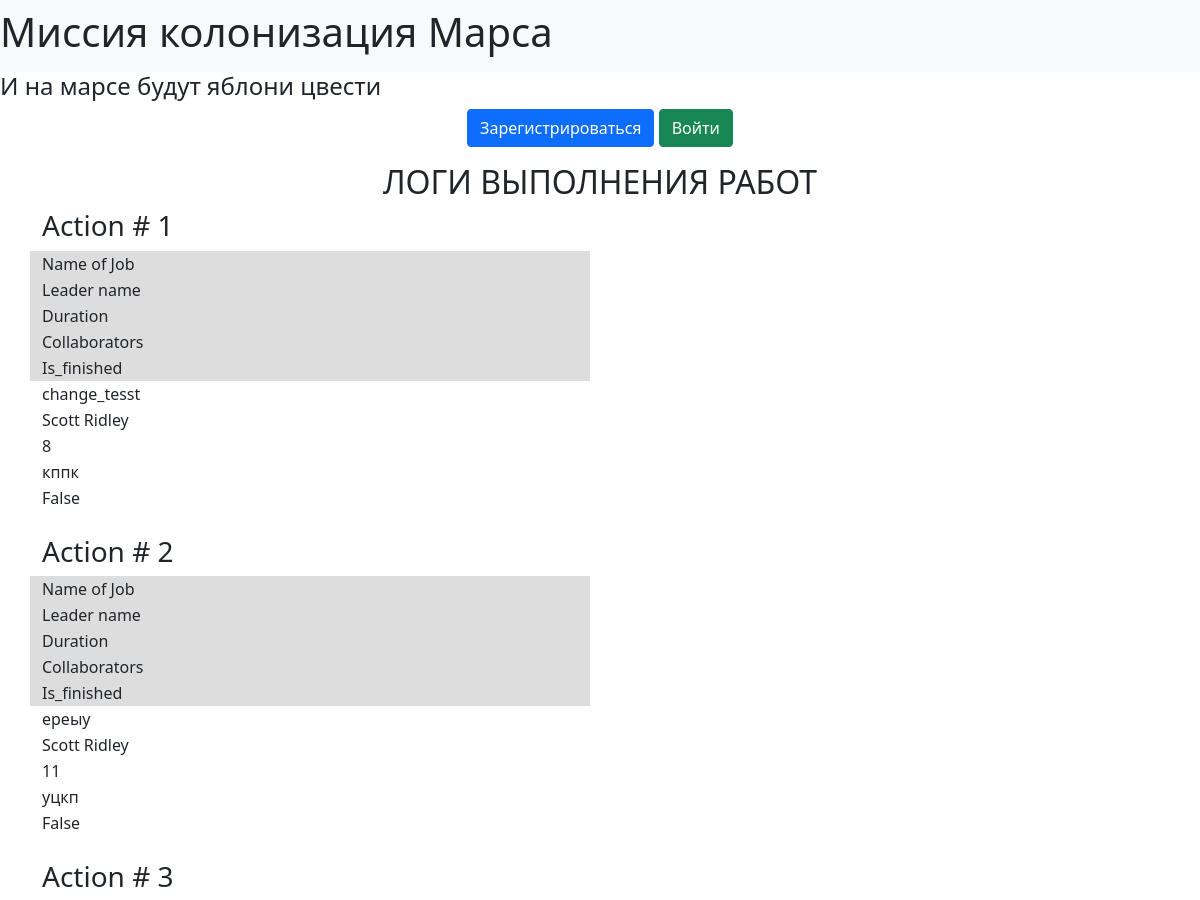
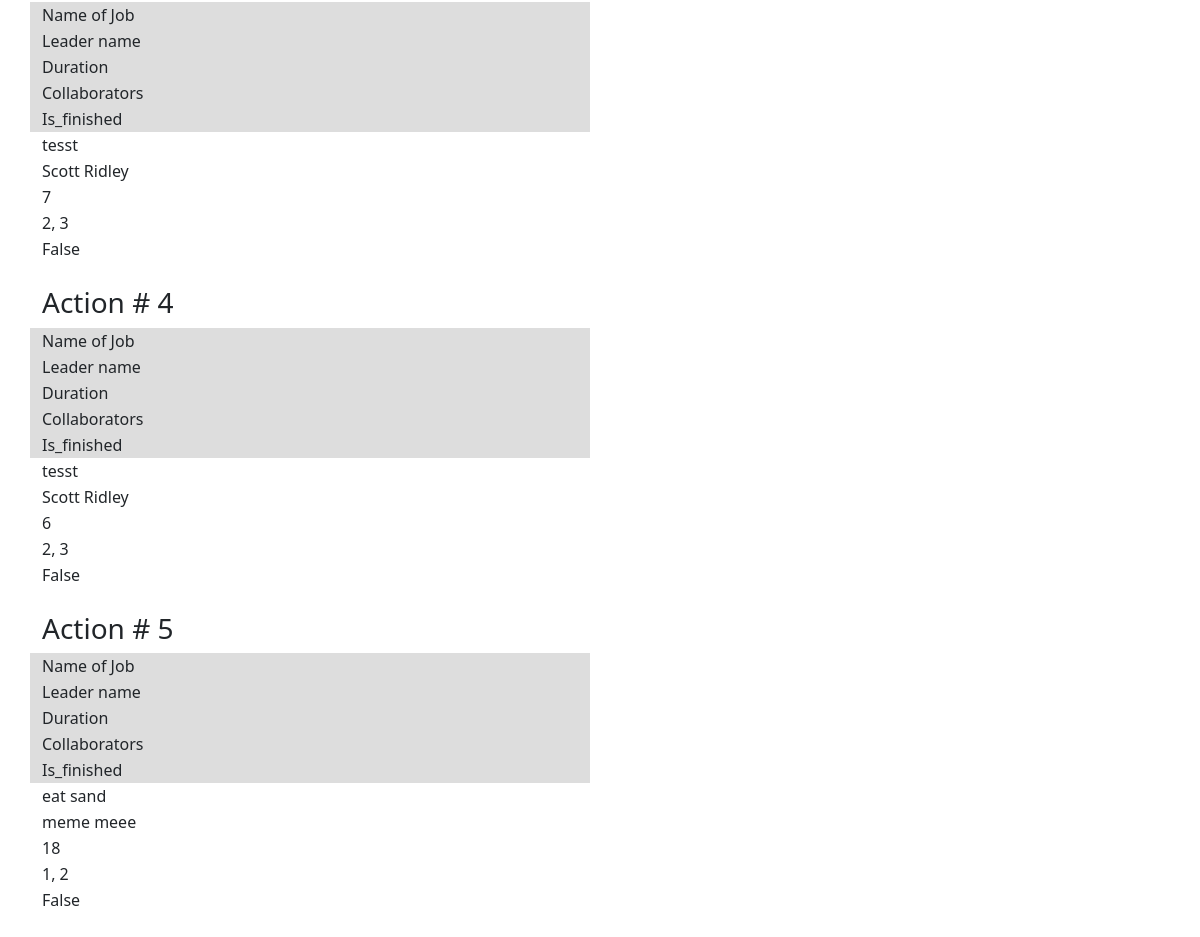
The page /index on the database as committed earlier (2 pictures, top to bottom).
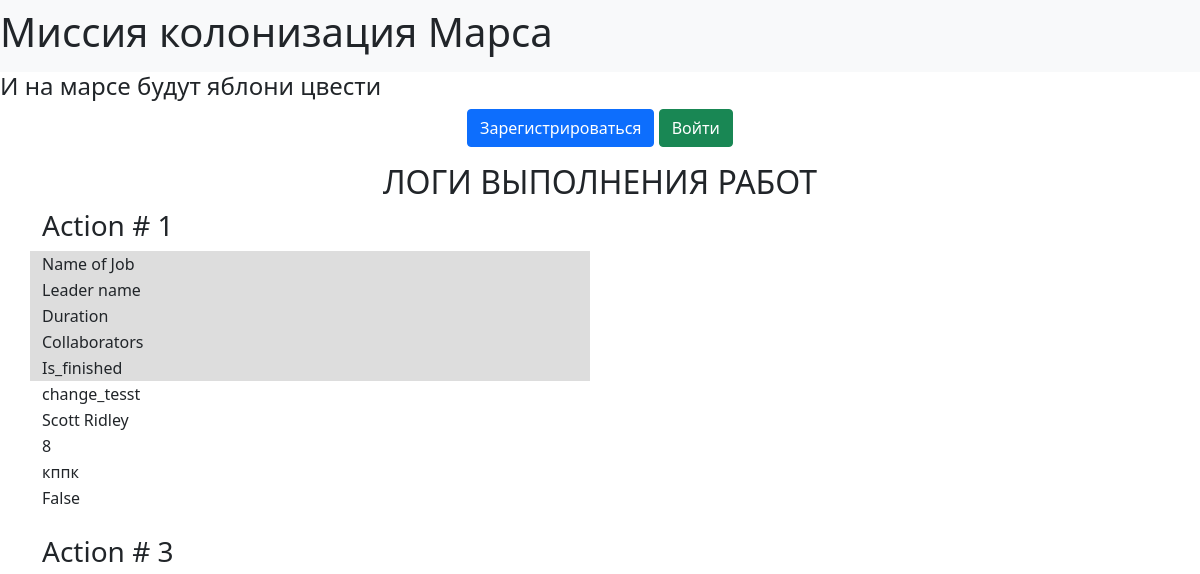
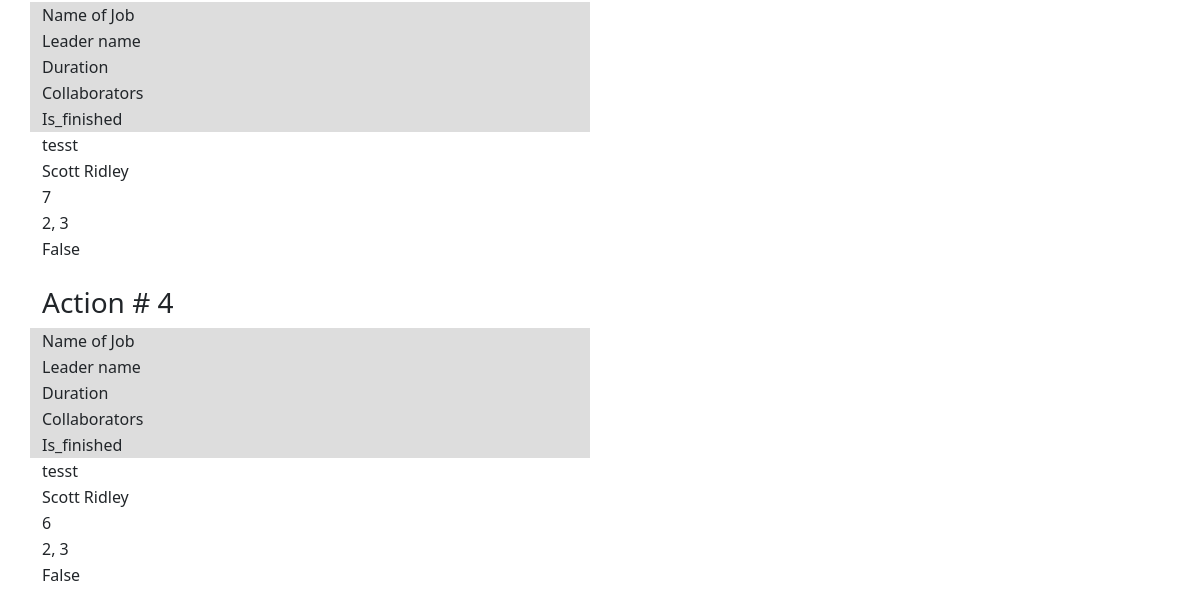
The same page on the database as committed later (2 pictures, top to bottom).
### mars_explorer/data/jobs.py (models this page shows, shortened)
class Jobs(SqlAlchemyBase, UserMixin, SerializerMixin):
    __tablename__ = "jobs"
    id = sqlalchemy.Column(sqlalchemy.Integer, primary_key=True, autoincrement=True)
    teamleader = sqlalchemy.Column(sqlalchemy.Integer, sqlalchemy.ForeignKey("users.id"))
    job = sqlalchemy.Column(sqlalchemy.String, nullable=True)
    work_size = sqlalchemy.Column(sqlalchemy.Integer, nullable=True)
    collaborators = sqlalchemy.Column(sqlalchemy.String, nullable=True)
    start_date = sqlalchemy.Column(sqlalchemy.DateTime, default=datetime.datetime.now)
    end_date = sqlalchemy.Column(sqlalchemy.DateTime, default=datetime.datetime.now)
    is_finished = sqlalchemy.Column(sqlalchemy.Boolean, default=True)
    user = orm.relationship("User")

### mars_explorer/data/users.py (models this page shows, shortened)
class User(SqlAlchemyBase, UserMixin, SerializerMixin):
    __tablename__ = "users"
    id = sqlalchemy.Column(sqlalchemy.Integer, primary_key=True, autoincrement=True)
    surname = sqlalchemy.Column(sqlalchemy.String, nullable=True)
    name = sqlalchemy.Column(sqlalchemy.String, nullable=True)
    age = sqlalchemy.Column(sqlalchemy.Integer, nullable=True)
    position = sqlalchemy.Column(sqlalchemy.String, nullable=True)
    speciality = sqlalchemy.Column(sqlalchemy.String, nullable=True)
    address = sqlalchemy.Column(sqlalchemy.String, nullable=True)
    email = sqlalchemy.Column(sqlalchemy.String, nullable=True, unique=True)
    hashed_password = sqlalchemy.Column(sqlalchemy.String, nullable=True)
    modified_date = sqlalchemy.Column(sqlalchemy.DateTime, default=datetime.datetime.now)
    jobs = orm.relationship("Jobs", back_populates='user')

### mars_explorer/main_sqlalchemy.py (the view)
@app.route('/index')
def index():
    db_session.global_init("db/mars_explorer.db")
    session = db_session.create_session()
    jobs = session.query(Jobs).all()
    users = session.query(User).all()
    names = {u.id: (u.surname, u.name) for u in users}
    return render_template('index.html', jobs=jobs, names=names)

### mars_explorer/data/db_session.py (called while the page is built, shortened)
def global_init(db_file):
    global __factory
    if __factory:
        return

def create_session() -> Session:
    global __factory
    return __factory()

### mars_explorer/templates/index.html (shortened to what this page needs)
{% extends "base.html" %}
{% block content %}
<h2 align='center'>ЛОГИ ВЫПОЛНЕНИЯ РАБОТ</h2>
{% for  job in jobs %}
<h3> Action # {{ job.id }}</h3>
<div class="table_container">
    <table class="job_table">
        <tr class="row">
            <td class="title" bgcolor="#dddddd">Name of Job</td>
            <td class="title" bgcolor="#dddddd">Leader name</td>
            <td class="title" bgcolor="#dddddd">Duration</td>
            <td class="title" bgcolor="#dddddd">Collaborators</td>
            <td class="title" bgcolor="#dddddd">Is_finished</td>
        </tr>
        <tr class="row">
            <td class="value">{{ job.job }}</td>
            <td class="value">{{ names[job.teamleader][0] }} {{ names[job.teamleader][1] }}</td>
            <td class="value">{{ job.work_size }}</td>
            <td class="value">{{ job.collaborators }}</td>
            <td class="value">{{ job.is_finished }}</td>
        </tr>
    </table>
</div>
<br>
{% endfor %}
{% endblock %}

### mars_explorer/templates/base.html (shortened to what this page needs)
<!doctype html>
<html lang="en">
<head>
    <link rel="stylesheet" href="https://cdn.jsdelivr.net/npm/bootstrap@5.0.0-beta1/dist/css/bootstrap.min.css"
>
    <link rel="stylesheet" type="text/css" href="../static/css/style.css">
</head>
<body>
<header>
  <nav class="navbar navbar-expand-lg navbar-light bg-light">
    <h1>Миссия колонизация Марса</h1>
  </nav>
  <h4>И на марсе будут яблони цвести</h4>
  {% if current_user.is_authenticated %}
    <a class="navbar-brand" href="/logout">выйти</a><br>
    <a class="navbar-brand" href="/index">journal</a><br>
    <a class="navbar-brand" href="/add_job">добавить работу</a>
{% else %}
    <p align="center">
        <a class="btn btn-primary" href="/register">Зарегистрироваться</a>
        <a class="btn btn-success" href="/login">Войти</a>
    </p>
{% endif %}
</header>
<main role="main" class="container">
    {% block content %}{% endblock %}
</main>
</body>
</html>

Rows that differ between the two databases and show on the page:
removed Jobs: id "2", job "ереыу", teamleader.surname "Scott", teamleader.name "Ridley", work_size "11", collaborators "уцкп", is_finished "False"
removed Jobs: id "5", job "eat sand", teamleader.surname "meme", teamleader.name "meee", work_size "18", collaborators "1, 2", is_finished "False"
